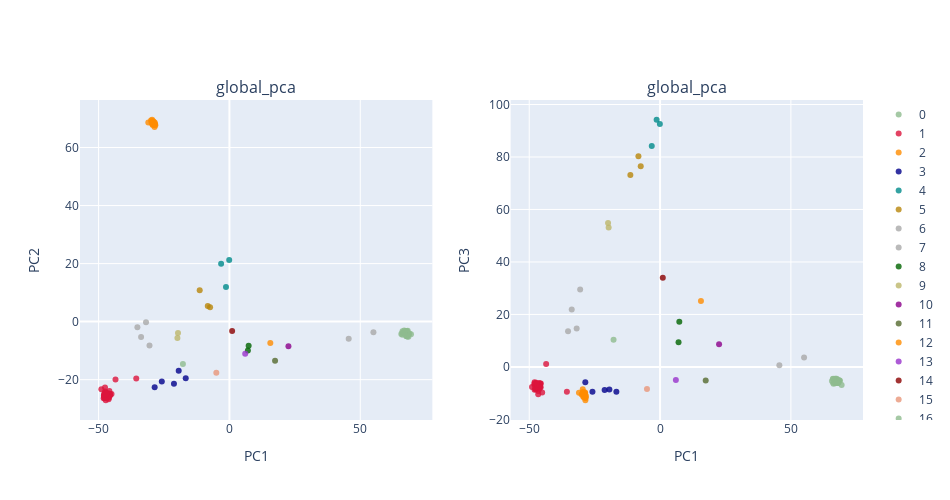

The notebook cell saved with this chart:
### Code cell
###
plot_global_pca(feats,label_select,PCA_color_ref,title= 'global_pca',height= 500,width= 950)

### Figure 1 — Plotly figure (JSON) as saved in the notebook; plotly's stock layout.template omitted (floating-point values rounded to 4 significant figures)
{"data": [{"marker": {"color": "darkseagreen", "line": {"width": 0}, "opacity": 0.8, "size": 6, "symbol": "circle"}, "mode": "markers", "name": "0", "type": "scatter", "x": [68.47, 67.73, 67.5, 66.79, 66.15, 69.39, 68.77, 68.02, 67.83, 67.98, 67.99, 66.07, 67.5, 67.87, 67.7, 67.36, 66.96, 67.31, 67.6, 67.9, 67.27, 68.38, 67.5, 65.69, 67.77, 67.86, 67.79, 68.29, 67.16, 67.18, 68.03, 67.8, 66.27, 67.33, 68.13, 67.78, 67.64, 66.79, 66.74, 66.13], "xaxis": "x", "y": [-4.358, -3.304, -4.978, -3.034, -3.307, -4.349, -4.075, -4.76, -4.233, -4.211, -5.099, -4.543, -4.361, -4.006, -4.262, -3.204, -4.148, -3.592, -4.099, -4.974, -3.663, -5.187, -3.317, -4.238, -4.837, -4.037, -3.768, -4.104, -3.701, -3.572, -3.699, -3.211, -3.905, -4.293, -3.106, -5.068, -4.167, -3.801, -3.759, -3.83], "yaxis": "y"}, {"marker": {"color": "crimson", "line": {"width": 0}, "opacity": 0.8, "size": 6, "symbol": "circle"}, "mode": "markers", "name": "1", "type": "scatter", "x": [-47.55, -47.42, -45.81, -47.31, -46.57, -46.16, -47.11, -46.16, -47.56, -45.64, -46.25, -45.89, -45.57, -47.01, -47.93, -45.06, -47.68, -47.59, -47.95, -46.37, -46.08, -47.59, -47.5, -47.11, -48.05, -47.84, -47.45, -46.57, -47.37, -47.22, -46.62, -47.55, -47.45, -45.88, -48.94, -45.85, -46.9, -47.96, -47.01, -47.27, -43.54, -35.61], "xaxis": "x", "y": [-25.13, -25.07, -25.67, -25.62, -25.15, -26.73, -25.69, -26.02, -25.93, -25.37, -25.39, -24.89, -24.9, -26.12, -25.14, -24.91, -24.49, -25.17, -25.65, -24.67, -26.2, -26.31, -24.82, -25.37, -26.43, -26.24, -24.09, -25.0, -25.31, -24.52, -26.0, -22.72, -24.63, -23.87, -23.35, -25.2, -25.1, -25.48, -24.72, -27.1, -19.92, -19.61], "yaxis": "y"}, {"marker": {"color": "darkorange", "line": {"width": 0}, "opacity": 0.8, "size": 6, "symbol": "circle"}, "mode": "markers", "name": "2", "type": "scatter", "x": [-28.62, -29.51, -28.64, -28.94, -29.42, -28.78, -28.95, -28.4, -29.33, -28.55, -29.32, -28.69, -29.26, -29.98, -28.32, -31.0, -29.69, -29.55, -29.21, -29.1], "xaxis": "x", "y": [67.09, 68.71, 67.9, 68.6, 68.62, 67.9, 68.71, 68.11, 67.98, 68.66, 67.77, 67.97, 68.98, 69.28, 67.64, 68.61, 68.39, 69.57, 68.07, 69.05], "yaxis": "y"}, {"marker": {"color": "darkblue", "line": {"width": 0}, "opacity": 0.8, "size": 6, "symbol": "circle"}, "mode": "markers", "name": "3", "type": "scatter", "x": [-16.7, -19.38, -21.2, -28.57, -25.84], "xaxis": "x", "y": [-19.51, -16.93, -21.45, -22.59, -20.63], "yaxis": "y"}, {"marker": {"color": "darkcyan", "line": {"width": 0}, "opacity": 0.8, "size": 6, "symbol": "circle"}, "mode": "markers", "name": "4", "type": "scatter", "x": [-0.07974, -3.179, -1.314], "xaxis": "x", "y": [21.22, 19.92, 11.92], "yaxis": "y"}, {"marker": {"color": "darkgoldenrod", "line": {"width": 0}, "opacity": 0.8, "size": 6, "symbol": "circle"}, "mode": "markers", "name": "5", "type": "scatter", "x": [-8.271, -11.36, -7.393], "xaxis": "x", "y": [5.421, 10.83, 4.937], "yaxis": "y"}, {"marker": {"color": "darkgray", "line": {"width": 0}, "opacity": 0.8, "size": 6, "symbol": "circle"}, "mode": "markers", "name": "6", "type": "scatter", "x": [-30.54, -35.17, -31.87, -33.76], "xaxis": "x", "y": [-8.223, -1.9, -0.1904, -5.293], "yaxis": "y"}, {"marker": {"color": "darkgrey", "line": {"width": 0}, "opacity": 0.8, "size": 6, "symbol": "circle"}, "mode": "markers", "name": "7", "type": "scatter", "x": [55.03, 45.59], "xaxis": "x", "y": [-3.654, -5.895], "yaxis": "y"}, {"marker": {"color": "darkgreen", "line": {"width": 0}, "opacity": 0.8, "size": 6, "symbol": "circle"}, "mode": "markers", "name": "8", "type": "scatter", "x": [7.059, 7.347], "xaxis": "x", "y": [-9.916, -8.338], "yaxis": "y"}, {"marker": {"color": "darkkhaki", "line": {"width": 0}, "opacity": 0.8, "size": 6, "symbol": "circle"}, "mode": "markers", "name": "9", "type": "scatter", "x": [-19.88, -19.65], "xaxis": "x", "y": [-5.656, -3.964], "yaxis": "y"}, {"marker": {"color": "darkmagenta", "line": {"width": 0}, "opacity": 0.8, "size": 6, "symbol": "circle"}, "mode": "markers", "name": "10", "type": "scatter", "x": [22.55], "xaxis": "x", "y": [-8.47], "yaxis": "y"}, {"marker": {"color": "darkolivegreen", "line": {"width": 0}, "opacity": 0.8, "size": 6, "symbol": "circle"}, "mode": "markers", "name": "11", "type": "scatter", "x": [17.44], "xaxis": "x", "y": [-13.53], "yaxis": "y"}, {"marker": {"color": "darkorange", "line": {"width": 0}, "opacity": 0.8, "size": 6, "symbol": "circle"}, "mode": "markers", "name": "12", "type": "scatter", "x": [15.62], "xaxis": "x", "y": [-7.388], "yaxis": "y"}, {"marker": {"color": "darkorchid", "line": {"width": 0}, "opacity": 0.8, "size": 6, "symbol": "circle"}, "mode": "markers", "name": "13", "type": "scatter", "x": [6.033], "xaxis": "x", "y": [-11.05], "yaxis": "y"}, {"marker": {"color": "darkred", "line": {"width": 0}, "opacity": 0.8, "size": 6, "symbol": "circle"}, "mode": "markers", "name": "14", "type": "scatter", "x": [1.04], "xaxis": "x", "y": [-3.237], "yaxis": "y"}, {"marker": {"color": "darksalmon", "line": {"width": 0}, "opacity": 0.8, "size": 6, "symbol": "circle"}, "mode": "markers", "name": "15", "type": "scatter", "x": [-5.008], "xaxis": "x", "y": [-17.62], "yaxis": "y"}, {"marker": {"color": "darkseagreen", "line": {"width": 0}, "opacity": 0.8, "size": 6, "symbol": "circle"}, "mode": "markers", "name": "16", "type": "scatter", "x": [-17.77], "xaxis": "x", "y": [-14.57], "yaxis": "y"}, {"marker": {"color": "darkseagreen", "line": {"width": 0}, "opacity": 0.8, "size": 6, "symbol": "circle"}, "mode": "markers", "name": "0", "type": "scatter", "x": [68.47, 67.73, 67.5, 66.79, 66.15, 69.39, 68.77, 68.02, 67.83, 67.98, 67.99, 66.07, 67.5, 67.87, 67.7, 67.36, 66.96, 67.31, 67.6, 67.9, 67.27, 68.38, 67.5, 65.69, 67.77, 67.86, 67.79, 68.29, 67.16, 67.18, 68.03, 67.8, 66.27, 67.33, 68.13, 67.78, 67.64, 66.79, 66.74, 66.13], "xaxis": "x2", "y": [-5.097, -6.066, -4.98, -4.546, -6.008, -6.846, -5.226, -5.647, -5.796, -6.167, -5.763, -4.564, -4.495, -6.0, -5.593, -5.933, -6.188, -5.914, -4.94, -5.659, -5.4, -5.186, -6.007, -5.34, -5.909, -5.598, -5.032, -5.38, -5.606, -4.493, -5.366, -5.091, -6.42, -5.56, -6.043, -5.5, -5.737, -5.936, -5.166, -4.517], "yaxis": "y2"}, {"marker": {"color": "crimson", "line": {"width": 0}, "opacity": 0.8, "size": 6, "symbol": "circle"}, "mode": "markers", "name": "1", "type": "scatter", "x": [-47.55, -47.42, -45.81, -47.31, -46.57, -46.16, -47.11, -46.16, -47.56, -45.64, -46.25, -45.89, -45.57, -47.01, -47.93, -45.06, -47.68, -47.59, -47.95, -46.37, -46.08, -47.59, -47.5, -47.11, -48.05, -47.84, -47.45, -46.57, -47.37, -47.22, -46.62, -47.55, -47.45, -45.88, -48.94, -45.85, -46.9, -47.96, -47.01, -47.27, -43.54, -35.61], "xaxis": "x2", "y": [-8.077, -8.265, -6.349, -7.895, -9.126, -8.397, -7.566, -6.28, -8.021, -7.761, -6.227, -6.616, -6.288, -6.828, -6.841, -9.768, -6.355, -8.311, -8.677, -7.832, -6.574, -7.1, -8.067, -7.85, -6.547, -6.171, -6.931, -10.43, -8.219, -6.57, -7.626, -8.496, -6.822, -7.25, -7.625, -7.754, -7.425, -5.813, -6.786, -6.012, 1.157, -9.441], "yaxis": "y2"}, {"marker": {"color": "darkorange", "line": {"width": 0}, "opacity": 0.8, "size": 6, "symbol": "circle"}, "mode": "markers", "name": "2", "type": "scatter", "x": [-28.62, -29.51, -28.64, -28.94, -29.42, -28.78, -28.95, -28.4, -29.33, -28.55, -29.32, -28.69, -29.26, -29.98, -28.32, -31.0, -29.69, -29.55, -29.21, -29.1], "xaxis": "x2", "y": [-11.79, -9.911, -9.758, -10.03, -9.521, -10.92, -9.814, -11.73, -11.32, -12.7, -10.53, -10.03, -10.07, -10.54, -11.07, -9.846, -10.18, -8.481, -11.44, -10.51], "yaxis": "y2"}, {"marker": {"color": "darkblue", "line": {"width": 0}, "opacity": 0.8, "size": 6, "symbol": "circle"}, "mode": "markers", "name": "3", "type": "scatter", "x": [-16.7, -19.38, -21.2, -28.57, -25.84], "xaxis": "x2", "y": [-9.48, -8.621, -8.76, -5.803, -9.485], "yaxis": "y2"}, {"marker": {"color": "darkcyan", "line": {"width": 0}, "opacity": 0.8, "size": 6, "symbol": "circle"}, "mode": "markers", "name": "4", "type": "scatter", "x": [-0.07974, -3.179, -1.314], "xaxis": "x2", "y": [92.54, 84.17, 94.18], "yaxis": "y2"}, {"marker": {"color": "darkgoldenrod", "line": {"width": 0}, "opacity": 0.8, "size": 6, "symbol": "circle"}, "mode": "markers", "name": "5", "type": "scatter", "x": [-8.271, -11.36, -7.393], "xaxis": "x2", "y": [80.3, 73.13, 76.47], "yaxis": "y2"}, {"marker": {"color": "darkgray", "line": {"width": 0}, "opacity": 0.8, "size": 6, "symbol": "circle"}, "mode": "markers", "name": "6", "type": "scatter", "x": [-30.54, -35.17, -31.87, -33.76], "xaxis": "x2", "y": [29.47, 13.64, 14.6, 21.92], "yaxis": "y2"}, {"marker": {"color": "darkgrey", "line": {"width": 0}, "opacity": 0.8, "size": 6, "symbol": "circle"}, "mode": "markers", "name": "7", "type": "scatter", "x": [55.03, 45.59], "xaxis": "x2", "y": [3.571, 0.6352], "yaxis": "y2"}, {"marker": {"color": "darkgreen", "line": {"width": 0}, "opacity": 0.8, "size": 6, "symbol": "circle"}, "mode": "markers", "name": "8", "type": "scatter", "x": [7.059, 7.347], "xaxis": "x2", "y": [9.447, 17.18], "yaxis": "y2"}, {"marker": {"color": "darkkhaki", "line": {"width": 0}, "opacity": 0.8, "size": 6, "symbol": "circle"}, "mode": "markers", "name": "9", "type": "scatter", "x": [-19.88, -19.65], "xaxis": "x2", "y": [54.88, 53.11], "yaxis": "y2"}, {"marker": {"color": "darkmagenta", "line": {"width": 0}, "opacity": 0.8, "size": 6, "symbol": "circle"}, "mode": "markers", "name": "10", "type": "scatter", "x": [22.55], "xaxis": "x2", "y": [8.604], "yaxis": "y2"}, {"marker": {"color": "darkolivegreen", "line": {"width": 0}, "opacity": 0.8, "size": 6, "symbol": "circle"}, "mode": "markers", "name": "11", "type": "scatter", "x": [17.44], "xaxis": "x2", "y": [-5.161], "yaxis": "y2"}, {"marker": {"color": "darkorange", "line": {"width": 0}, "opacity": 0.8, "size": 6, "symbol": "circle"}, "mode": "markers", "name": "12", "type": "scatter", "x": [15.62], "xaxis": "x2", "y": [25.15], "yaxis": "y2"}, {"marker": {"color": "darkorchid", "line": {"width": 0}, "opacity": 0.8, "size": 6, "symbol": "circle"}, "mode": "markers", "name": "13", "type": "scatter", "x": [6.033], "xaxis": "x2", "y": [-4.94], "yaxis": "y2"}, {"marker": {"color": "darkred", "line": {"width": 0}, "opacity": 0.8, "size": 6, "symbol": "circle"}, "mode": "markers", "name": "14", "type": "scatter", "x": [1.04], "xaxis": "x2", "y": [33.99], "yaxis": "y2"}, {"marker": {"color": "darksalmon", "line": {"width": 0}, "opacity": 0.8, "size": 6, "symbol": "circle"}, "mode": "markers", "name": "15", "type": "scatter", "x": [-5.008], "xaxis": "x2", "y": [-8.37], "yaxis": "y2"}, {"marker": {"color": "darkseagreen", "line": {"width": 0}, "opacity": 0.8, "size": 6, "symbol": "circle"}, "mode": "markers", "name": "16", "type": "scatter", "x": [-17.77], "xaxis": "x2", "y": [10.38], "yaxis": "y2"}], "layout": {"annotations": [{"font": {"size": 16}, "showarrow": false, "text": "global_pca", "x": 0.225, "xanchor": "center", "xref": "paper", "y": 1, "yanchor": "bottom", "yref": "paper"}, {"font": {"size": 16}, "showarrow": false, "text": "global_pca", "x": 0.775, "xanchor": "center", "xref": "paper", "y": 1, "yanchor": "bottom", "yref": "paper"}], "height": 500, "width": 950, "xaxis": {"anchor": "y", "domain": [0, 0.45], "title": {"text": "PC1"}}, "xaxis2": {"anchor": "y2", "domain": [0.55, 1], "title": {"text": "PC1"}}, "yaxis": {"anchor": "x", "domain": [0, 1], "title": {"text": "PC2"}}, "yaxis2": {"anchor": "x2", "domain": [0, 1], "title": {"text": "PC3"}}}}
